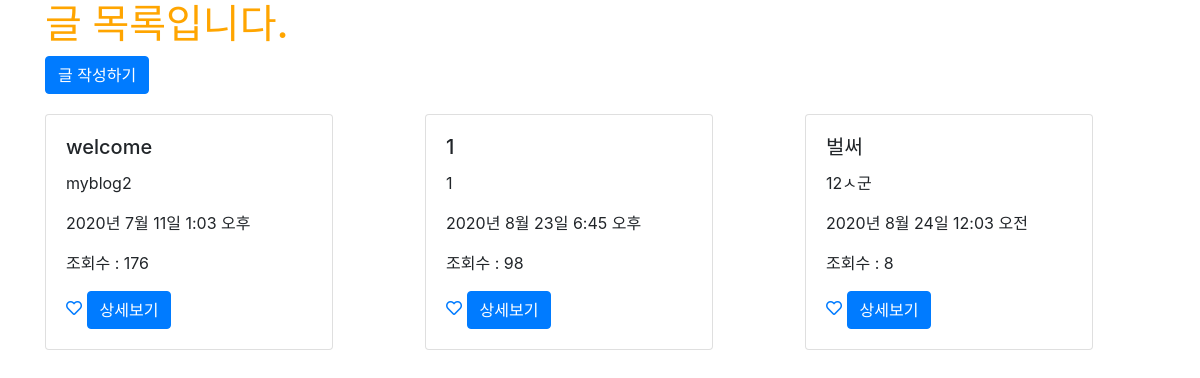
Screenshot of /posts/ (signed in) with the database file from the repository.
### posts/models.py (models this page shows, shortened)
class Post(models.Model):
    title = models.CharField(max_length=50, null=False)
    content = models.TextField()
    view_count = models.IntegerField(default=0)
    created_at = models.DateTimeField(auto_now_add=True)
    updated_at = models.DateTimeField(auto_now = True)
    image = models.ImageField(upload_to='images/', null=True)
    user = models.ForeignKey(User, on_delete = models.CASCADE, null=True)
    like_user_set = models.ManyToManyField(User, blank=True, related_name='like_user_set', through='Like')

### posts/views.py (the view)
# urls.py: path('', main, name="main"),
def main(request):
    posts = Post.objects.all()
    return render(request, 'posts/main.html', {'posts': posts})

### posts/templates/posts/main.html
{% extends 'base.html' %}
{% load static %}
{% block content %}
    {% if user.is_authenticated %}
        <div class="container">
            <h1>글 목록입니다.</h1>
            <a href="{% url 'posts:new' %}" class="btn btn-primary">글 작성하기</a>
            <div class="row">
            {% for post in posts %}
                <div class="col-md-4 col-12">
                    <div class="card" style="width: 18rem; margin-top: 20px;">
                        <div class="card-body">
                            <h5 class="card-title">{{ post.title }}</h5>
                            <p class="card-text">{{ post.content }}</p>
                            <p>{{ post.created_at }}</p>
                            <p>조회수 : {{ post.view_count }}</p>
                            <a href="{% url 'posts:post_like' post.id %}">
                                {% if user in post.like_user_set.all %}
                                    <i class="fas fa-heart"></i>
                                {% else %}
                                    <i class="far fa-heart"></i>
                                {% endif %}
                            </a>
                            <a href="{% url 'posts:show' post.pk %}" class="btn btn-primary">상세보기</a>
                        </div>
                    </div>
                </div>
            {% endfor %}
            </div>
        </div>
    {% else %}
        <h3> 로그인 이후 이용 가능합니다.</h3>
        <a href="{% url 'account_login' %}" class="btn btn-warning"> 로그인</a>
        <a href="{% url 'account_signup' %}" class="btn btn-warning"> 회원가입</a>
    {% endif %}
{% endblock %}

### secondproject/static/css/project.css (style rules this page uses)
h1 { color:orange; }

### rows the page displays
Post: title "welcome", content "myblog2", created_at "2020년 7월 11일 1:03 오후", view_count "176"
Post: title "1", content "1", created_at "2020년 8월 23일 6:45 오후", view_count "98"
Post: title "벌써", content "12ㅅ군", created_at "2020년 8월 24일 12:03 오전", view_count "8"
